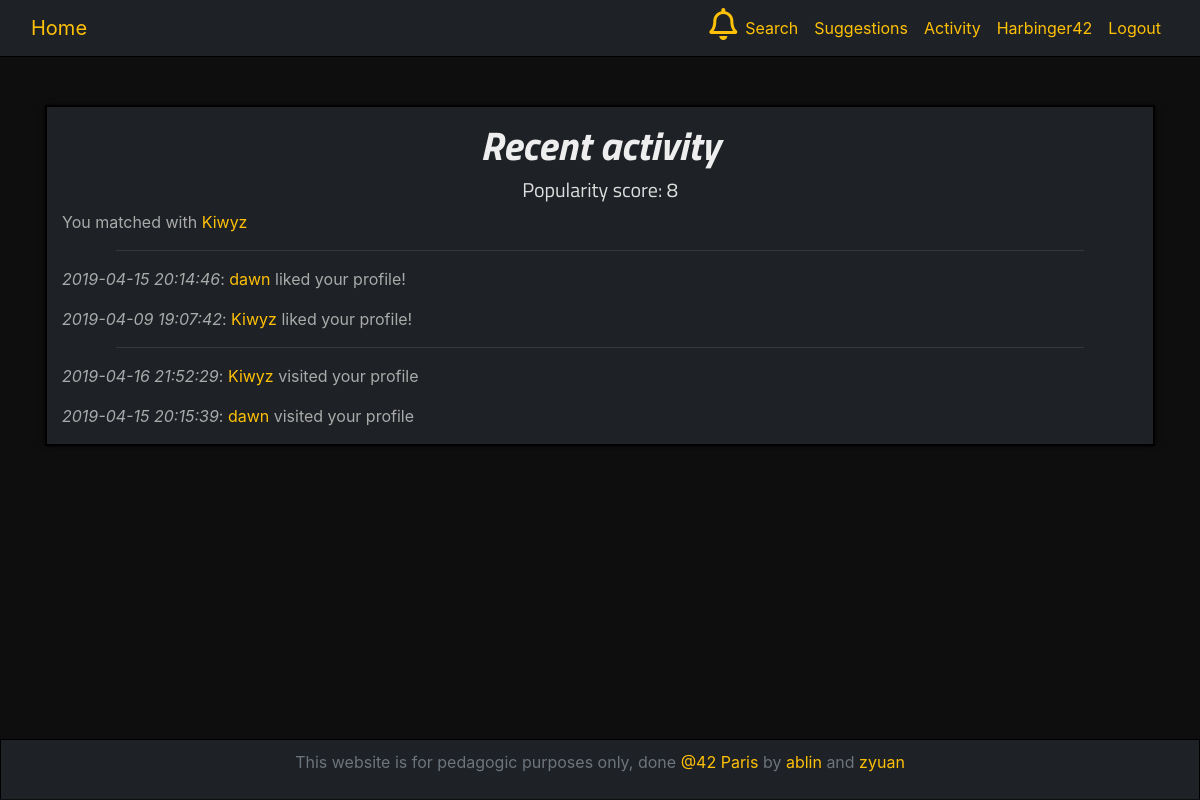
The app's page /activity.php (signed in) with its own data.
### tables this page shows
CREATE TABLE `vote` (
  `id` int(11) NOT NULL,
  `id_voter` int(11) NOT NULL,
  `id_voted` int(11) NOT NULL,
  `type` tinyint(1) NOT NULL,
  `date` datetime DEFAULT NULL
);

CREATE TABLE `user` (
  `id` int(11) NOT NULL,
  `username` varchar(30) NOT NULL,
  `password` varchar(255) NOT NULL,
  `email` varchar(255) NOT NULL,
  `mail_token` varchar(128) DEFAULT NULL,
  `confirmed_token` datetime DEFAULT NULL,
  `password_token` varchar(128) DEFAULT NULL
);

CREATE TABLE `visit` (
  `id` int(11) NOT NULL,
  `id_visitor` int(11) NOT NULL,
  `id_visited` int(11) NOT NULL,
  `date` datetime NOT NULL
);

### class/autoloader.php (called while the page is built, shortened)
<?php
class autoloader
{
    static function autoload($class_name)
    {
        if (strpos($class_name, __NAMESPACE__ . '\\') == 0)
        {
            $class_name = str_replace(__NAMESPACE__ . '\\', '', $class_name);
        }
    }
}

### class/database.php (called while the page is built, shortened)
<?php
class database
{
    private $db_user;
    private $db_pass;
    private $dsn;
    private $pdo;
    private static $_instance;
    public function __construct($db_name, $db_host = "localhost", $db_user = "root", $db_pass = "root42")
    {
        $this->db_user = $db_user;
        $this->db_pass = $db_pass;
        $this->dsn = "mysql:dbname={$db_name};host={$db_host}";
    }
    public static function getInstance($db_name)
    {
        if (is_null(self::$_instance))
            self::$_instance = new database($db_name);
        return self::$_instance;
    }
    private function getPDO()
    {
        if ($this->pdo === null)
        {
            $pdo = new PDO($this->dsn, $this->db_user, $this->db_pass);
            $pdo->setAttribute(PDO::ATTR_ERRMODE, PDO::ERRMODE_EXCEPTION);
            $this->pdo = $pdo;
        }
        return $this->pdo;
    }
    public function prepare($statement, $attributes, $one = false, $class_name = null)
    {
        $req = $this->getPDO()->prepare($statement);
        $req->execute($attributes);
        if (strpos($statement, "SELECT") !== false)
        {
            if ($class_name === null)
                $req->setFetchMode(PDO::FETCH_OBJ);
            else
                $req->setFetchMode(PDO::FETCH_CLASS, $class_name);
            if ($one)
                $data = $req->fetch();
            else
                $data = $req->fetchAll();
            return $data;
        }
    }
}

### utils/fetch_activity.php (called while the page is built, shortened)
<?php
$db = database::getInstance('matcha');
if ($_SESSION['id'])
{
    $score = 0;
    $id = secure_input($_SESSION['id']);
    $visits = $db->prepare("SELECT * FROM `visit` RIGHT JOIN `user` ON visit.id_visitor = user.id WHERE `id_visited` = :user_id ORDER BY `date` DESC", array("user_id" => $id));
    $likes = $db->prepare("SELECT * FROM `vote` RIGHT JOIN `user` ON vote.id_voter = user.id WHERE `id_voted` = :voted AND `type` = 1 ORDER BY `date` DESC", array("voted" => $id));
    $req = $db->prepare("SELECT * FROM `vote` RIGHT JOIN `user` ON vote.id_voter = user.id WHERE `id_voted` = :voted AND `type` = 1", array("voted" => $id));
    if ($req)
        foreach ($req as $item)
        {
            $attributes['voter'] = $id;
            $attributes['voted'] = $item->id_voter;
            $matching = $db->prepare("SELECT * FROM `vote` WHERE `id_voter` = :voter AND `id_voted` = :voted AND `type` = 1", $attributes);
            if ($matching) {
                $matching['username'] = $item->username;
                $matched[] = $matching;
            }
        }
    $req = $db->prepare("SELECT SUM(`type`) as sum, COUNT(*) as total FROM `vote` WHERE `id_voted` = :voted", array("voted" => $id));
    if ($req) {
        $sum = $req[0]->sum;
        $nbvote = $req[0]->total;
        $score = $sum * $nbvote;
    }
    $req = $db->prepare("SELECT COUNT(*) AS nbvisit FROM `visit` WHERE `id_visited` = :user_id", array("user_id" => $id), true);
    if ($req)
        $score += ($req->nbvisit * $nbvote);
}

### utils/functions.php (called while the page is built, shortened)
<?php
function secure_input($data)
{
    $data = trim($data);
    $data = stripslashes($data);
    $data = htmlspecialchars($data);
    return $data;
}

### activity.php (the view, shortened to what this page needs)
<!DOCTYPE html>
<html lang="en">
<head>
    <link rel="stylesheet" href="style/bootstrap.css">
    <link rel="stylesheet" href="style/style.css">
    <link rel="stylesheet" href="https://use.fontawesome.com/releases/v5.8.1/css/all.css">
</head>
<body>
<?php
require_once("includes/header.php");
require_once("utils/fetch_activity.php");
?>
<div class="container mt-5 small-page-wrapper">
    <div class="wrapper col-12">
        <h1>Recent activity</h1>
        <h5>Popularity score: <?= $score ?></h5>
        <?php
            foreach ($matched as $user) {
                echo "<p>You matched with <a href='/Matcha/profile?u=".$user['username']."'>".$user['username']."</a></p>";
            }
            echo "<hr />";
            foreach ($likes as $like) {
                echo "<p><i>".$like->date."</i>: <a href='/Matcha/profile?u=".$like->username."'>";
                echo "".$like->username."</a> liked your profile!</p>";
            }
            echo "<hr />";
            foreach ($visits as $visit) {
                echo "<p><i>".$visit->date."</i>: <a href='/Matcha/profile?u=".$visit->username."'>";
                echo "".$visit->username."</a> visited your profile</p>";
            }
        ?>
    </div>
</div>
<?php require_once("includes/footer.php");?>
</body>
</html>

### style/style.css (style rules this page uses)
body { background-color: #0e0e0e; }
html { min-width: 450px; min-height: 250px; }
h1, h2, h3, h4, h5, h6 { text-align: center; color: #DDDDDD !important; font-family: 'Titillium Web', sans-serif; font-weight: 500; word-break: break-word; }
h1 { color: #EEEEEE !important; font-style: italic; font-weight: bold; }
.small-page-wrapper { min-height: calc(100vh - 166px); }
hr { border-top: 1px solid rgba(255, 255, 255, 0.1); width: 90%; }
a { color: #ffc107; }
p { color: #AAAAAA; }
.wrapper { border: 2px solid black; background-color: #1e2125; margin-bottom: 15px; padding-top: 15px!important; -webkit-box-shadow: 0 0 5px 0 rgba(4, 3, 0, 0.75); -moz-box-shadow: 0 0 5px 0 rgba(4, 3, 0, 0.75); box-shadow: 0 0 5px 0 rgba(4, 3, 0, 0.75); }

### records on screen
vote: date "2019-04-15 20:14:46", user.username "dawn"
vote: date "2019-04-09 19:07:42", user.username "Kiwyz"
visit: date "2019-04-16 21:52:29", user.username "Kiwyz"
visit: date "2019-04-15 20:15:39", user.username "dawn"

### other values on screen
$_SESSION['username'] "Harbinger42"
$score "8"
$user['username'] "Kiwyz"
